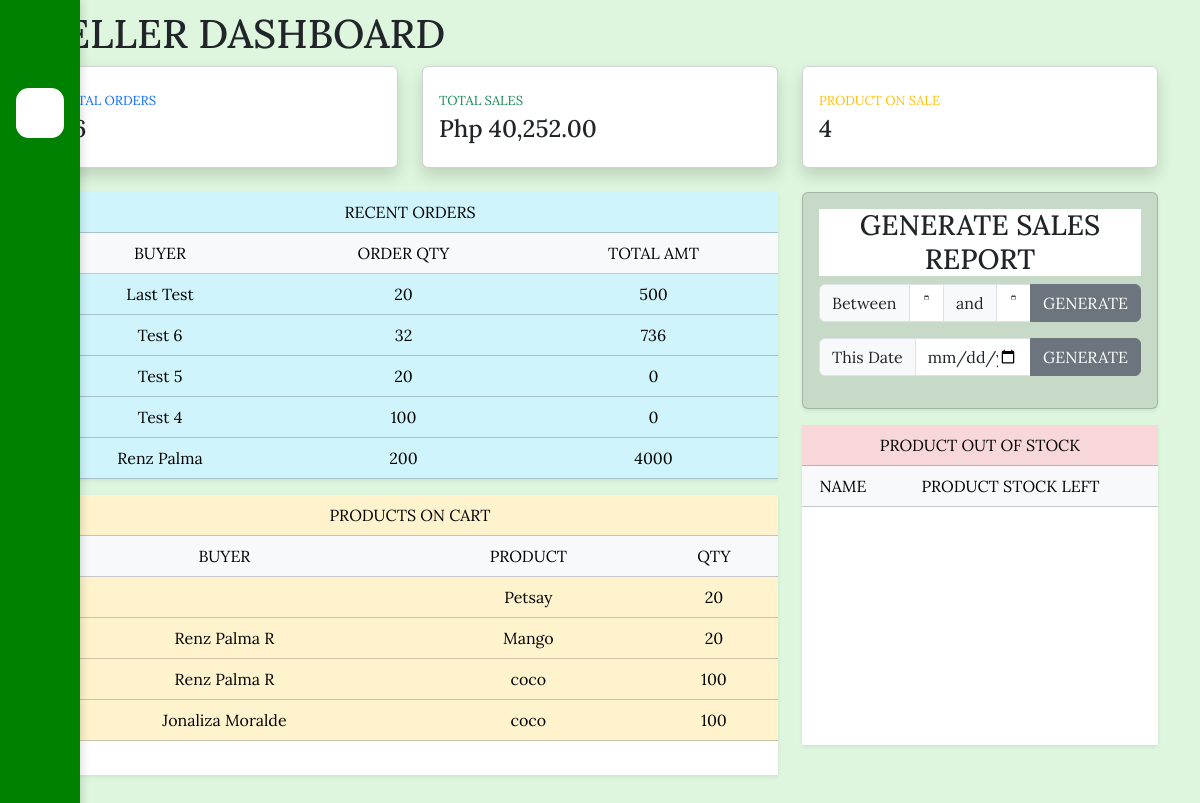
Page /seller.php (signed in) on the committed database.
### tables this page shows
CREATE TABLE `orders` (
  `order_id` int(11) NOT NULL,
  `user_id` int(50) NOT NULL,
  `seller_id` int(41) NOT NULL,
  `order_reference` varchar(20) NOT NULL,
  `product_id` int(50) NOT NULL,
  `order_qty` int(50) NOT NULL,
  `order_status` text NOT NULL,
  `order_total` bigint(50) NOT NULL,
  `date_place` datetime NOT NULL,
  `order_delivery_date` datetime DEFAULT NULL,
  `transact_mode` text NOT NULL,
  `order_rating` int(11) DEFAULT NULL,
  `order_comm` varchar(500) DEFAULT NULL
);

CREATE TABLE `users` (
  `user_id` int(100) NOT NULL,
  `username` varchar(50) NOT NULL,
  `password` varchar(100) NOT NULL,
  `fullname` text NOT NULL,
  `number` varchar(13) NOT NULL,
  `address` varchar(50) NOT NULL,
  `municipality` varchar(20) NOT NULL,
  `user_type` text NOT NULL,
  `pickup_address` varchar(100) DEFAULT NULL,
  `delivery_area` varchar(200) NOT NULL,
  `forgot_code` varchar(20) DEFAULT NULL,
  `sts` text NOT NULL DEFAULT 'Active',
  `last_login` timestamp NOT NULL DEFAULT current_timestamp()
);

CREATE TABLE `cart` (
  `cart_id` int(100) NOT NULL,
  `user_id` int(200) NOT NULL,
  `product_id` int(200) NOT NULL,
  `order_qty` int(200) NOT NULL,
  `selected_mode` text DEFAULT NULL,
  `cart_add_date` timestamp NOT NULL DEFAULT current_timestamp()
);

CREATE TABLE `products` (
  `product_id` int(100) NOT NULL,
  `product_img` varchar(200) NOT NULL,
  `product_name` varchar(50) NOT NULL,
  `product_price` int(200) NOT NULL,
  `product_cat` text NOT NULL,
  `product_stock` int(200) NOT NULL,
  `min_order` int(100) NOT NULL,
  `product_details` varchar(200) NOT NULL,
  `seller_id` int(100) NOT NULL,
  `date_added` timestamp NOT NULL DEFAULT current_timestamp() ON UPDATE current_timestamp(),
  `product_status` text NOT NULL DEFAULT 'On Sale' COMMENT 'On Sale, Sold'
);

### extension/notif_seller.php (the view, shortened to what this page needs)
<button type="button"style=" color: green;" class="btn position-relative m-2" data-bs-toggle="offcanvas" data-bs-target="#notif" aria-controls="offcanvasRight">
</button>

### seller.php (shortened to what this page needs)
<?php
    require_once './includes/db.php';
    $user_id = $_SESSION['user_id'];
    $query3 = "SELECT COUNT(*) AS count2, SUM(order_total) AS total_order FROM orders WHERE seller_id = '$user_id'";
    $res2 = mysqli_query($conn, $query3);
    $row3 = mysqli_fetch_assoc($res2);
    $count2 = $row3['count2'];
    $total_order = $row3['total_order'];
    $query4 = "SELECT COUNT(*) AS count3 FROM products WHERE seller_id = '$user_id' AND product_status = 'On Sale'";
    $re2 = mysqli_query($conn, $query4);
    $row4 = mysqli_fetch_assoc($re2);
    $count3 = $row4['count3'];
?>
<!DOCTYPE html>
<html lang="en">
<head>
    <?php require_once './includes/head.php'; ?>
</head>
<body class="pad">
    <div class="container">
        <?php require_once './includes/sidenav.php';?>
        <div class="row">
            <div class="col-11">
                <h1 style="padding-top: 10px;">SELLER DASHBOARD</h1>
            </div>
            <div class="col-1 d-flex float-end">
                <?php require_once './extension/notif_seller.php';?>
            </div>
        </div>
        <div class="row">
            <div class="col-xl-4 col-md-4 mb-4">
                <div class="card card-custom shadow py-2">
                    <div class="card-body">
                        <div class="row no-gutters align-items-center">
                            <div class="col mr-2">
                                <div class="font-weight-bold text-primary text-uppercase mb-1" style="font-size: small;">
                                    TOTAL ORDERS</div>
                                <div class="h5 mb-0 font-weight-bold text-gray-800" style="font-size: x-large;"><?php echo $count2; ?></div>
                            </div>
                        </div>
                    </div>
                </div>
            </div>
            <div class="col-xl-4 col-md-4 mb-4">
                <div class="card shadow py-2">
                    <div class="card-body">
                        <div class="row no-gutters align-items-center">
                            <div class="col mr-2">
                                <div class="font-weight-bold text-success text-uppercase mb-1" style="font-size: small;">
                                    TOTAL SALES</div>
                                <div class="h5 mb-0 font-weight-bold text-gray-800" style="font-size: x-large;"><?php echo CURRENCY . number_format($total_order, 2); ?></div>
                            </div>
                        </div>
                    </div>
                </div>
            </div>
            <div class="col-xl-4 col-md-4 mb-4">
                <div class="card shadow py-2">
                    <div class="card-body">
                        <div class="row no-gutters align-items-center">
                            <div class="col mr-2">
                                <div class="font-weight-bold text-warning text-uppercase mb-1" style="font-size: small;">
                                    PRODUCT ON SALE</div>
                                <div class="h5 mb-0 font-weight-bold text-gray-800" style="font-size: x-large;"><?php echo $count3; ?></div>
                            </div>
                        </div>
                    </div>
                </div>
            </div>
        </div>
        <div class="row mb-3">
            <div class="col-md-8">
                <div class="table bg-white shadow-sm">
                    <table class="table table-responsive table-info">
                        <thead class="text-center">
                            <tr>
                                <td colspan="3">RECENT ORDERS</td>
                            </tr>
                        </thead>
                        <thead class="table-light text-center">
                            <tr>
                                <td>BUYER</td>
                                <td>ORDER QTY</td>
                                <td>TOTAL AMT</td>
                            </tr>
                        </thead>
                        <tbody class="text-center">
                        <?php
                            $sql = "SELECT o.*, u.fullname
                                    FROM orders o
                                    INNER JOIN users u ON o.user_id = u.user_id
                                    WHERE o.seller_id = '$user_id'
                                    ORDER BY o.date_place DESC
                                    LIMIT 5";
                            $result = mysqli_query($conn, $sql);
                            foreach($result as $row){
                        ?>
                            <tr>
                                <td><?php echo $row['fullname'] ?></td>
                                <td><?php echo $row['order_qty'] ?></td>
                                <td><?php echo $row['order_total'] ?></td>
                            </tr>
                            <?php } ?>
                        </tbody>
                    </table>
                </div>
                <div class="table bg-white shadow-sm" style="height: 17.5em; display:block; overflow-y:scroll;">
                    <table class="table table-responsive table-warning">
                        <thead class="text-center">
                            <tr>
                                <td colspan="3">PRODUCTS ON CART</td>
                            </tr>
                        </thead>
                        <thead class="table-light text-center">
                            <tr>
                                <td>BUYER</td>
                                <td>PRODUCT</td>
                                <td>QTY</td>
                            </tr>
                        </thead>
                        <tbody class="text-center">
                        <?php
                            $sql = "SELECT c.order_qty, u.fullname, p.product_name
                                    FROM cart c
                                    INNER JOIN users u ON c.user_id = u.user_id
                                    INNER JOIN products p ON c.product_id = p.product_id
                                    WHERE p.seller_id = $user_id";
                            $result = mysqli_query($conn, $sql);
                            foreach ($result as $row) {
                        ?>
                            <tr>
                                <td><?php echo $row['fullname']; ?></td>
                                <td><?php echo $row['product_name']; ?></td>
                                <td><?php echo $row['order_qty']; ?></td>
                            </tr>
                        <?php
                            }
                        ?>
                        </tbody>
                    </table>
                </div>
            </div>
            <div class="col-md-4">
                <div class="card shadow-sm mb-3" style="background-color: #C7DAC7;">
                    <div class="card-body">
                        <h3 class="text-center" style="background-color: white;">GENERATE SALES REPORT</h3>
                            <form action="" method="POST">
                                <div class="input-group mb-3">
                                    <span class="input-group-text">Between</span>
                                    <input type="date" name="start_date" class="form-control" required>
                                    <span class="input-group-text"> and </span>
                                    <input type="date" name="end_date" class="form-control" required>
                                    <button type="submit" class="text-center btn btn-secondary" name="generatefi">GENERATE</button>
                                </div>
                            </form>
                            <form action="" method="POST">
                                <div class="input-group mb-3">
                                    <span class="input-group-text">This Date</span>
                                    <input type="date" name="this_date" class="form-control" required>
                                    <button type="submit" class="text-center btn btn-secondary" name="generatefi1">GENERATE</button>
                                </div>
                            </form>
                        </div>
                    </div>
                <div class="table bg-white shadow-sm" style="height: 20em; display:block; overflow-y:scroll;">
                    <table class="table table-responsive table-danger">
                        <thead class="text-center">
                            <tr>
                                <td colspan="3">PRODUCT OUT OF STOCK</td>
                            </tr>
                        </thead>
                        <thead class="table-light text-center">
                            <tr>
                                <td>NAME</td>
                                <td>PRODUCT STOCK LEFT</td>
                                <td></td>
                            </tr>
                        </thead>
                    </table>
                </div>
            </div>
        </div>
    </div>
</body>
</html>

### css/css.css (style rules this page uses)
* { font-family: "Anton", sans-serif; font-family: "Lora", serif; }
body { background-color: rgb(221, 246, 221); }

### rows in the picture
orders: user.fullname "Last Test", order_qty "20", order_total "500"
orders: user.fullname "Test 6", order_qty "32", order_total "736"
orders: user.fullname "Test 5", order_qty "20", order_total "0"
orders: user.fullname "Test 4", order_qty "100", order_total "0"
orders: user.fullname "Renz Palma", order_qty "200", order_total "4000"
cart: product.product_name "Petsay", order_qty "20"
cart: user.fullname "Renz Palma R", product.product_name "Mango", order_qty "20"
cart: user.fullname "Renz Palma R", product.product_name "coco", order_qty "100"
cart: user.fullname "Jonaliza Moralde", product.product_name "coco", order_qty "100"

### other values in the picture
CURRENCY "Php"
$total_order "40,252.00"
$count3 "4"
